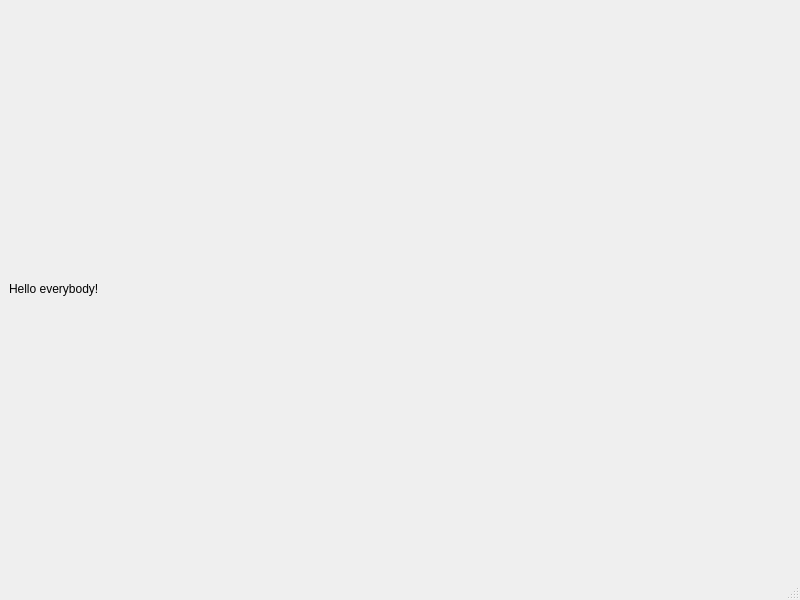
<?xml version="1.0" encoding="UTF-8"?>
<ui version="4.0">
 <class>MainWindow</class>
 <widget class="QMainWindow" name="MainWindow">
  <property name="geometry">
   <rect>
    <x>0</x>
    <y>0</y>
    <width>800</width>
    <height>600</height>
   </rect>
  </property>
  <property name="windowTitle">
   <string>MainWindow</string>
  </property>
  <widget class="QWidget" name="centralwidget">
   <layout class="QHBoxLayout" name="horizontalLayout">
    <item>
     <widget class="QLabel" name="label">
      <property name="text">
       <string>Hello everybody!</string>
      </property>
     </widget>
    </item>
   </layout>
  </widget>
  <widget class="QMenuBar" name="menubar">
   <property name="geometry">
    <rect>
     <x>0</x>
     <y>0</y>
     <width>800</width>
     <height>20</height>
    </rect>
   </property>
  </widget>
  <widget class="QStatusBar" name="statusbar"/>
 </widget>
 <resources/>
 <connections/>
</ui>
